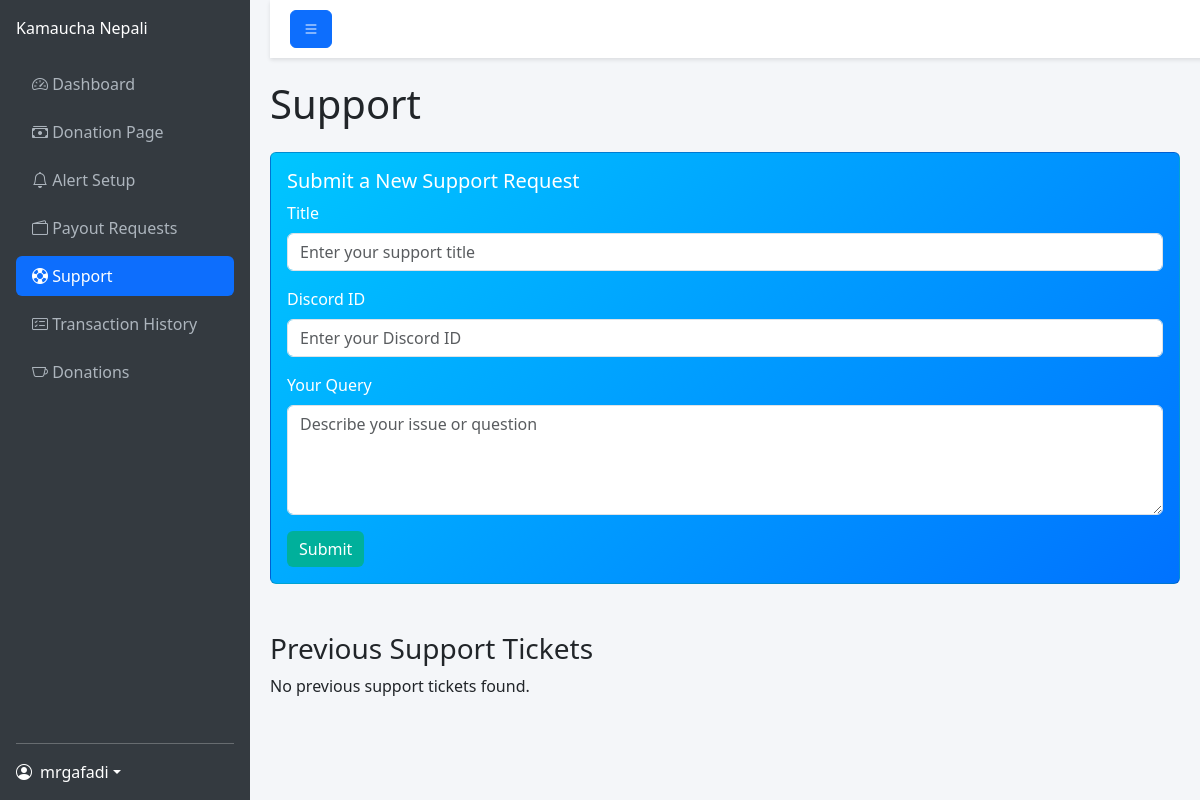
The app's page /dashboard/support/ (signed in), older data.
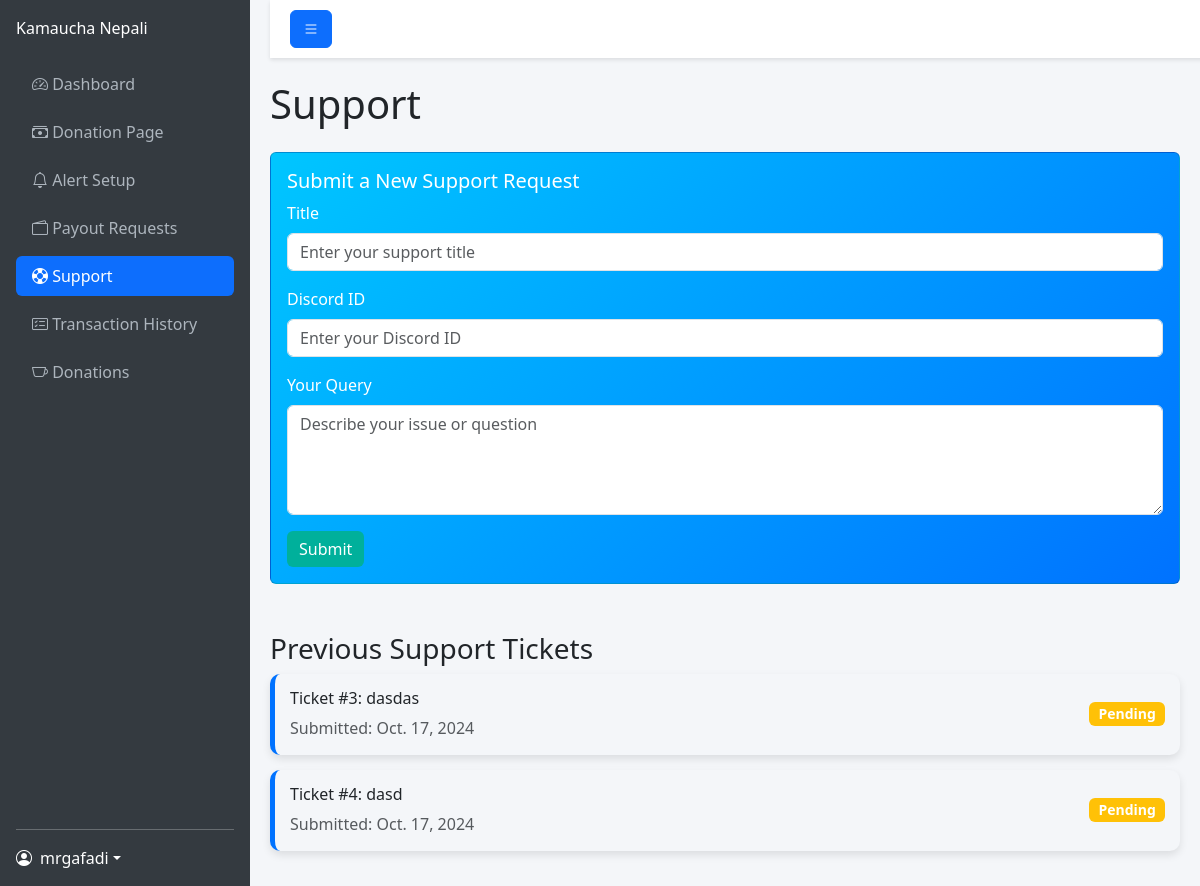
The same page, newer data.
### home/models.py (models this page shows, shortened)
class Support(models.Model):
    PENDING = 'Pending'
    Resolved = 'Resolved'
    Closed = 'Closed'
    PAYOUT_STATUS_CHOICES = [
        (PENDING, 'Pending'),
        (Resolved, 'Resolved'),
        (Closed, 'Closed'),
    ]
    username = models.ForeignKey(User,on_delete=models.CASCADE)
    discord_id = models.TextField()
    ticket_title = models.TextField(default="")
    support_message = models.TextField()
    ticket_status = models.CharField(
        max_length=20,
        choices=PAYOUT_STATUS_CHOICES,
        default=PENDING,
    )
    created_at = models.DateField(auto_now_add=True)

### home/views.py (the view)
# urls.py: path("dashboard/support/", views.support_page , name="support_page"),
def support_page(request):
    if not request.user.is_authenticated:
        return redirect("/login/")
    if request.method == "POST":
        ticket_title = request.POST.get("title")
        discord_id = request.POST.get("discordid")
        support_message = request.POST.get("support_message")
        print(ticket_title, discord_id, support_message)
        support_db = Support.objects.create(
            username=request.user,
            ticket_title=ticket_title,
            discord_id=discord_id,
            support_message=support_message # Assuming you have a status field in your model
        )
        support_db.save()
        messages.success(request, "We have received your message! We will reply to you on Discord shortly.")
        return redirect("support_page")  # Redirect to prevent resubmission
    else:
        support_tickets = Support.objects.filter(username=request.user).order_by('-created_at')
        return render(request, "home/support.html", {'support_tickets': support_tickets})

### home/templates/home/support.html (shortened to what the changed rows need)
<!DOCTYPE html>
<html lang="en">
<head>
    <link href="https://cdn.jsdelivr.net/npm/bootstrap@5.3.0/dist/css/bootstrap.min.css" rel="stylesheet">
    <link href="https://cdn.jsdelivr.net/npm/bootstrap-icons@1.10.5/font/bootstrap-icons.css" rel="stylesheet">
</head>
<body>
    <div class="content flex-grow-1">
        <div class="main-content">
            <h1 class="mb-4">Support</h1>
            <div class="card card-custom mb-5">
                <div class="card-body">
                </div>
            </div>
            <h3>Previous Support Tickets</h3>
            {% if support_tickets %}
                {% for ticket in support_tickets %}
                <div class="ticket-card">
                    <div class="d-flex justify-content-between align-items-center">
                        <div>
                            <h6>Ticket #{{ ticket.id }}: {{ ticket.ticket_title }}</h6>
                            <p class="mb-0 text-muted">Submitted: {{ ticket.created_at }}</p>
                        </div>
                        <span class="badge badge-status
                            {% if ticket.ticket_status == 'Pending' %}bg-warning
                            {% elif ticket.ticket_status == 'Resolved' %}bg-success
                            {% elif ticket.ticket_status == 'Closed' %}bg-danger
                            {% else %}bg-secondary{% endif %}
                        ">{{ ticket.ticket_status }}</span>
                    </div>
                </div>
                {% endfor %}
            {% else %}
                <p>No previous support tickets found.</p>
            {% endif %}
        </div>
    </div>
</body>
</html>

Row changes from the older to the newer data that the page shows:
added Support: id "3", ticket_title "dasdas", created_at "Oct. 17, 2024", ticket_status "Pending"
added Support: id "4", ticket_title "dasd", created_at "Oct. 17, 2024", ticket_status "Pending"
Text that changed along with them:
text no longer shown: "No previous support tickets found."
